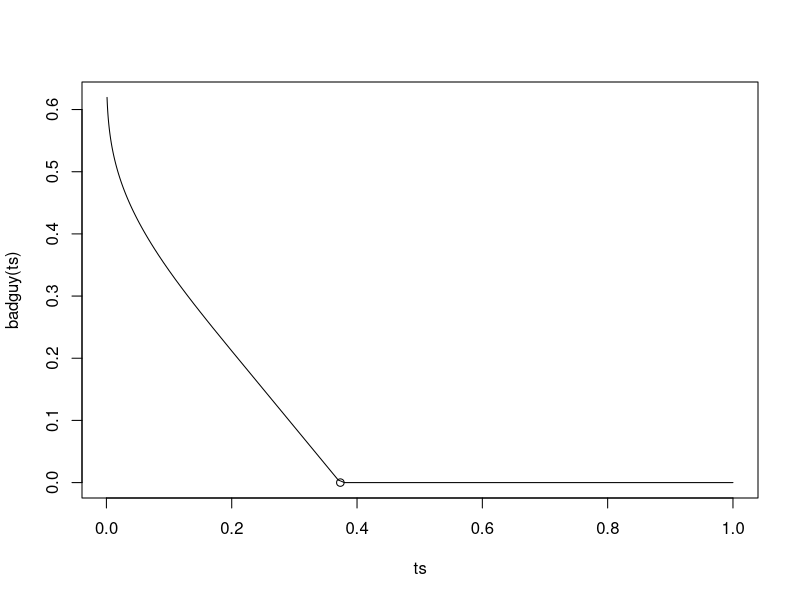
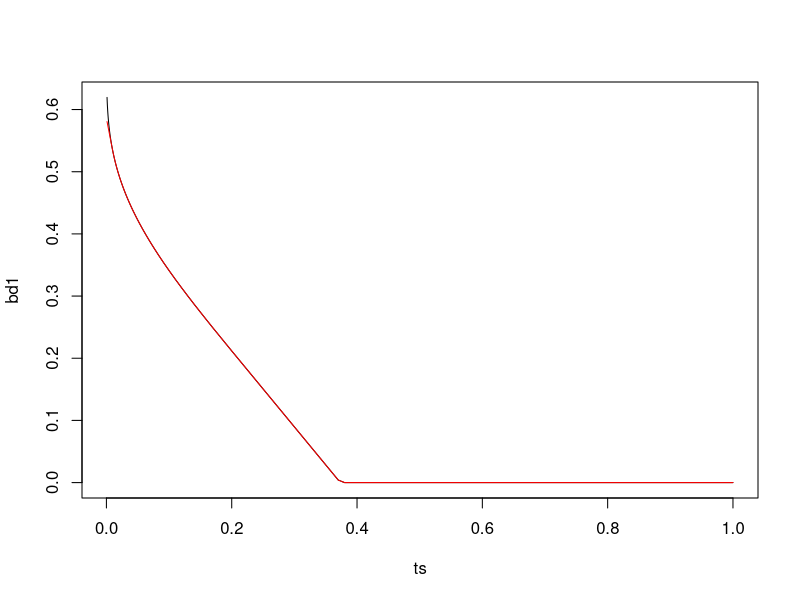
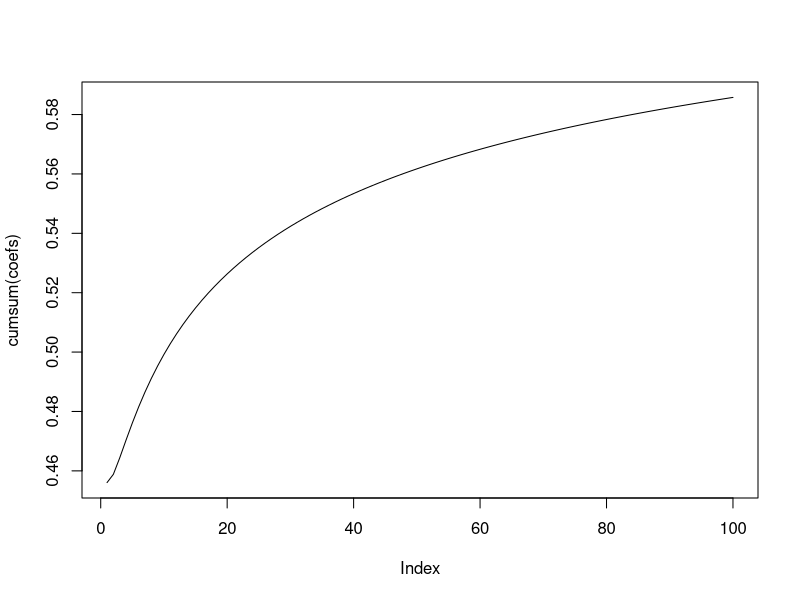

The R source for these figures, in order: (Note: a time limit stopped this script after it produced the figures.)
# non continuous GP

badguy = function(ts) {
    ans = 0*ts
    ans[ts==0] = 1
    ts = abs(ts)
    ans[ts > 1/5] = 1-20*(1/sqrt(log(4)) - 1/sqrt(log(5)))*(ts[ts > 1/5]-1/5)-1/sqrt(log(5))
    M = floor(max(1/ts[ts != 0]))+1
    if (M > 4) {
        for (i in 4:M) {
            filt = ts > 1/(i+1) & ts <= 1/i
            tinterp = i*(i+1)*(ts[filt]-1/(i+1))
            ans[filt] = 1- (1/sqrt(log(i+1))*(1-tinterp) + 1/sqrt(log(i))*tinterp)
        }
    }
    ans[ans < 0] = 0
    return(ans)
}

maxt = (1/sqrt(log(5)) - 1)/(-20*(1/sqrt(log(4))-1/sqrt(log(5)))) + 1/5
ts = c(seq(1,.1,-.01),1/(10:1000))
plot(ts,badguy(ts),type='l')
points(maxt,0)

# build the representation

kerf= function(ts,kappa) {
    ans = 1-kappa*abs(ts)
    ans[ans < 0] = 0
    return (ans)
}

kerfs = function(ts, kappas, coefs) {
    ans = 0*ts
    for (ii in 1:length(kappas)) {
        ans = ans + coefs[ii]*kerf(ts,kappas[ii])
    }
    return(ans)
}

bd1 = badguy(ts)
a0 = (1-(1/sqrt(log(5))))/(1-1/(maxt*5))
nits = 100
coefs = numeric(nits)
coefs[1] = a0
kknots=  1/(3+(1:nits))
kknots[1] = maxt
ii=1
for (ii in 2:nits) {
    #plot(ts,bd1,type='l')
    #lines(ts,kerfs(ts,1/kknots[1:ii],coefs[1:ii]),col='red')
    #ii=ii+1    
    nn = ii+4
    val = kerfs(1/nn,1/kknots[1:(ii-1)],coefs[1:(ii-1)])
    ygap = (1-1/sqrt(log(nn))) - val
    anew = ygap/kerf(1/nn,1/kknots[ii])
    coefs[ii]=anew
    #kerfs(1/nn,1/kknots[1:ii],coefs[1:ii])
    #1-1/sqrt(log(nn))
}

bd2 = kerfs(ts,1/kknots,coefs)
plot(ts,bd1,type='l')
lines(ts,bd2,col='red')

plot(cumsum(coefs),type='l')

# fourier transform

ts = (-1e6:1e6)/1e5
bd = badguy(ts)

# fourier transform
ft= function(ts, y, kappas) {
    ans = 0*kappas
    for (ii in 1:length(kappas)) {
        ans = sum(cos(kappas*ts) * y)
    }
}
ks = ft(ts,bd,seq(0,100,.1))
